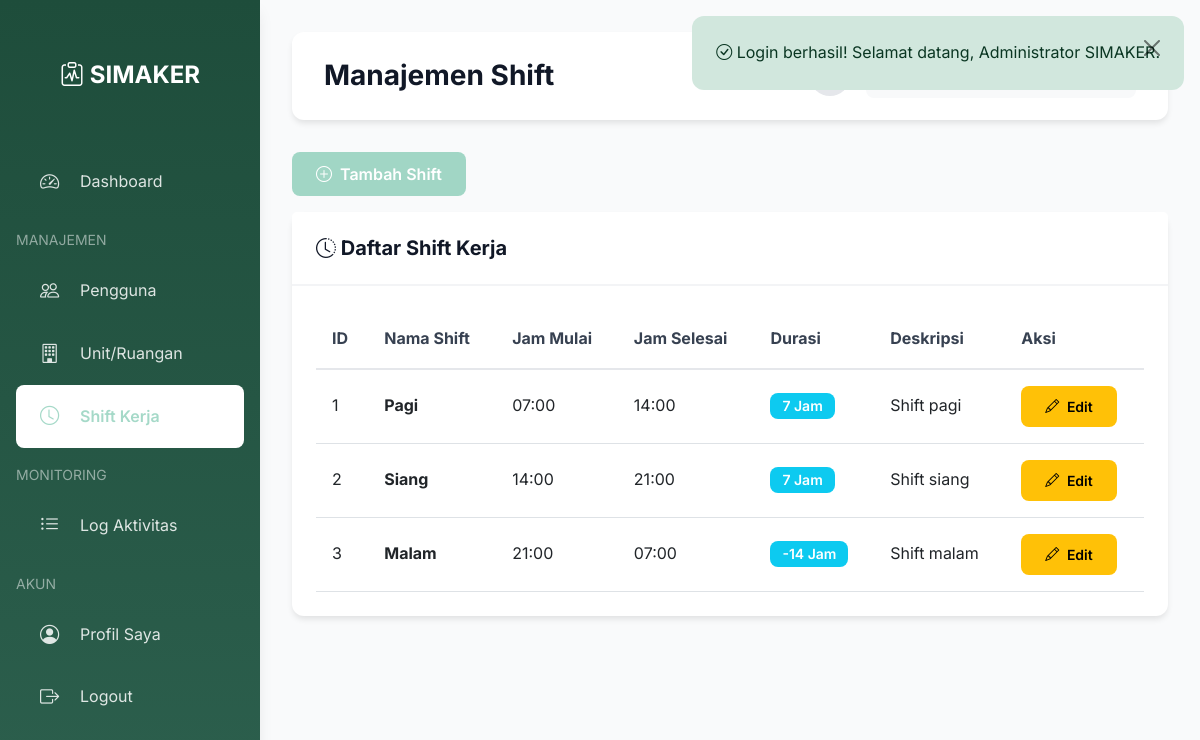
Page /modules/admin/shifts/index.php (signed in) on the committed database.
### tables this page shows
CREATE TABLE shifts (
    id INT AUTO_INCREMENT PRIMARY KEY,
    shift_name VARCHAR(50) UNIQUE NOT NULL,
    start_time TIME NOT NULL,
    end_time TIME NOT NULL,
    description TEXT
);

### config/database.php (called while the page is built, shortened)
<?php
class Database {
    private static $instance = null;
    private $connection;
    private function __construct() {
        try {
            $dsn = "mysql:host=" . DB_HOST . ";dbname=" . DB_NAME . ";charset=" . DB_CHARSET;
            $options = [
                PDO::ATTR_ERRMODE => PDO::ERRMODE_EXCEPTION,
                PDO::ATTR_DEFAULT_FETCH_MODE => PDO::FETCH_ASSOC,
                PDO::ATTR_EMULATE_PREPARES => false,
            ];
            $this->connection = new PDO($dsn, DB_USER, DB_PASS, $options);
        } catch (PDOException $e) {
            die("Connection failed: " . $e->getMessage());
        }
    }
    public static function getInstance() {
        if (self::$instance === null) {
            self::$instance = new self();
        }
        return self::$instance;
    }
    public function getConnection() {
        return $this->connection;
    }
}
function db() {
    return Database::getInstance()->getConnection();
}
function query($sql, $params = []) {
    $db = db();
    $stmt = $db->prepare($sql);
    $stmt->execute($params);
    return $stmt;
}
function fetchAll($sql, $params = []) {
    $stmt = query($sql, $params);
    return $stmt->fetchAll();
}

### includes/security.php (called while the page is built, shortened)
<?php
function escapeHtml($text) {
    return htmlspecialchars($text, ENT_QUOTES, 'UTF-8');
}

### modules/admin/shifts/index.php (the view, shortened to what this page needs)
<?php
require_once __DIR__ . '/../../../config/database.php';
$shifts = fetchAll("SELECT * FROM shifts ORDER BY start_time ASC");
require_once __DIR__ . '/../../../layouts/header.php';
require_once __DIR__ . '/../../../layouts/sidebar-admin.php';
?>
<div class="row mb-3">
    <div class="col-12">
        <a href="<?= APP_URL ?>/modules/admin/shifts/create.php" class="btn btn-primary">
            <i class="bi bi-plus-circle"></i> Tambah Shift
        </a>
    </div>
</div>
<div class="card">
    <div class="card-header">
        <h5 class="mb-0"><i class="bi bi-clock-history"></i> Daftar Shift Kerja</h5>
    </div>
    <div class="card-body">
        <?php if (empty($shifts)): ?>
            <div class="alert alert-info">
                <i class="bi bi-info-circle"></i> Belum ada data shift.
            </div>
        <?php else: ?>
        <div class="table-responsive">
            <table class="table table-hover">
                <thead>
                    <tr>
                        <th>ID</th>
                        <th>Nama Shift</th>
                        <th>Jam Mulai</th>
                        <th>Jam Selesai</th>
                        <th>Durasi</th>
                        <th>Deskripsi</th>
                        <th>Aksi</th>
                    </tr>
                </thead>
                <tbody>
                    <?php foreach ($shifts as $shift): ?>
                    <tr>
                        <td><?= $shift['id'] ?></td>
                        <td><strong><?= escapeHtml($shift['shift_name']) ?></strong></td>
                        <td><?= date('H:i', strtotime($shift['start_time'])) ?></td>
                        <td><?= date('H:i', strtotime($shift['end_time'])) ?></td>
                        <td>
                            <?php
                            $start = strtotime($shift['start_time']);
                            $end = strtotime($shift['end_time']);
                            $duration = ($end - $start) / 3600;
                            ?>
                            <span class="badge bg-info"><?= $duration ?> Jam</span>
                        </td>
                        <td><?= escapeHtml($shift['description'] ?? '-') ?></td>
                        <td>
                            <a href="<?= APP_URL ?>/modules/admin/shifts/edit.php?id=<?= $shift['id'] ?>"
                               class="btn btn-sm btn-warning">
                                <i class="bi bi-pencil"></i> Edit
                            </a>
                        </td>
                    </tr>
                    <?php endforeach; ?>
                </tbody>
            </table>
        </div>
        <?php endif; ?>
    </div>
</div>
</div>
<?php require_once __DIR__ . '/../../../layouts/footer.php'; ?>

### assets/css/style.css (style rules this page uses)
:root { --primary: #0a98695e; --primary-dark: #0a98695e; --primary-darker: #0a98695e; --primary-light: #0a98695e; --primary-lighter: #0a98695e; --gray-50: #f9fafb; --gray-100: #f3f4f6; --gray-200: #e5e7eb; --gray-300: #d1d5db; --gray-400: #9ca3af; --gray-500: #6b7280; --gray-600: #4b5563; --gray-700: #374151; --gray-800: #1f2937; --gray-900: #111827; --success: #10b981; --warning: #f59e0b; --danger: #ef4444; --info: #3b82f6; --spacing-xs: 0.25rem; --spacing-sm: 0.5rem; --spacing-md: 1rem; --spacing-lg: 1.5rem; --spacing-xl: 2rem; --radius-sm: 0.375rem; --radius-md: 0.5rem; --radius-lg: 0.75rem; --radius-xl: 1rem; --shadow-sm: 0 1px 2px 0 rgb(0 0 0 / 0.05); --shadow-md: 0 4px 6px -1px rgb(0 0 0 / 0.1); --shadow-lg: 0 10px 15px -3px rgb(0 0 0 / 0.1); --shadow-xl: 0 20px 25px -5px rgb(0 0 0 / 0.1); }
* { margin: 0; padding: 0; box-sizing: border-box; }
body { font-family: 'Inter', -apple-system, BlinkMacSystemFont, 'Segoe UI', Roboto, 'Helvetica Neue', Arial, sans-serif; line-height: 1.6; color: var(--gray-800); background-color: var(--gray-50); min-height: 100vh; }
h1, h2, h3, h4, h5, h6 { color: var(--gray-900); font-weight: 700; line-height: 1.2; margin-bottom: var(--spacing-md); }
h5 { font-size: 1.25rem; }
.btn-primary { background-color: var(--primary); border-color: var(--primary); }
.card { border: none; border-radius: var(--radius-lg); box-shadow: var(--shadow-md); margin-bottom: var(--spacing-lg); transition: all 0.3s ease; }
.card-header { background-color: white; border-bottom: 2px solid var(--gray-100); padding: var(--spacing-lg); font-weight: 600; color: var(--gray-800); }
.card-body { padding: var(--spacing-lg); }
.btn { padding: 0.625rem 1.5rem; border-radius: var(--radius-md); font-weight: 600; transition: all 0.3s ease; border: none; }
.btn i { margin-right: var(--spacing-xs); }
.table { margin-bottom: 0; }
.table thead { background-color: var(--gray-50); }
.table thead th { font-weight: 700; color: var(--gray-700); border-bottom: 2px solid var(--gray-200); padding: var(--spacing-md); }
.table tbody tr { transition: all 0.2s ease; }
.table tbody td { padding: var(--spacing-md); vertical-align: middle; }
.badge { padding: 0.375rem 0.75rem; border-radius: var(--radius-md); font-weight: 600; font-size: 0.875rem; }
.mb-0 { margin-bottom: 0 !important; }
.mb-3 { margin-bottom: 1rem !important; }

### assets/css/dark-mode.css (style rules this page uses)
body, .card, .table-container, .form-control, .form-select, .btn, .top-navbar { transition: background-color 0.3s ease, color 0.3s ease, border-color 0.3s ease; }

### rows in the picture
shifts: id "1", shift_name "Pagi", start_time "07:00", end_time "14:00", duration "7", description "Shift pagi"
shifts: id "2", shift_name "Siang", start_time "14:00", end_time "21:00", duration "7", description "Shift siang"
shifts: id "3", shift_name "Malam", start_time "21:00", end_time "07:00", duration "-14", description "Shift malam"

### other values in the picture
escapeHtml($flash['message']) "Login berhasil! Selamat datang, Administrator SIMAKER."
escapeHtml($pageTitle) "Manajemen Shift"
